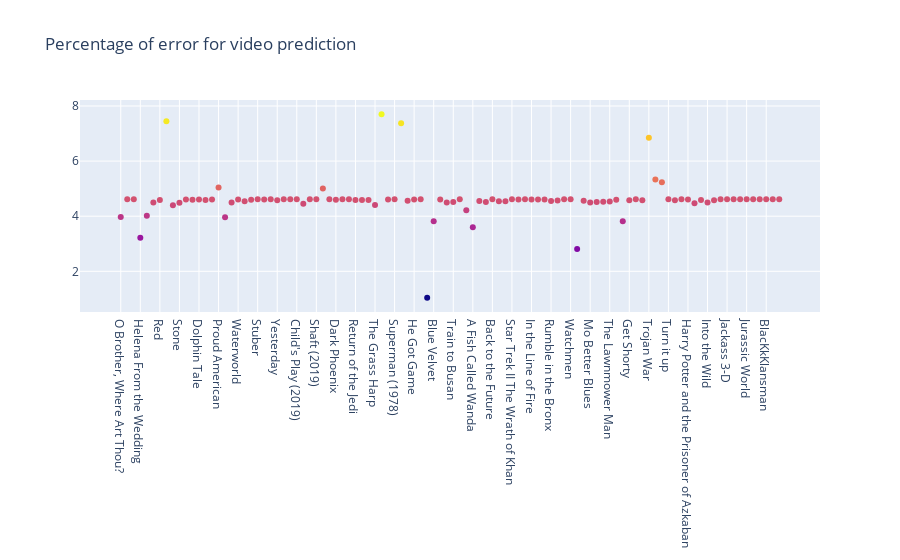

The cell this chart's notebook holds for it:
### Code cell
#Percentage of error for video prediction
g4_result_final['video_rmse_pre'] = mean_absolute_percentage_error(g4_result_final["ground_truth"], g4_result_final["video_prediction"])
fig = go.Figure(data=go.Scatter(x=g4_result_final["name"],
                                y=g4_result_final['video_rmse_pre'],
                                mode='markers',
                                marker_color=g4_result_final['video_rmse_pre'],
                                text=g4_result_final["name"])) # hover text goes here(movie_title)

fig.update_layout(title='Percentage of error for video prediction')
fig.show()

### Figure 1 — Plotly figure (JSON) as saved in the notebook; plotly's stock layout.template omitted (floating-point values rounded to 4 significant figures)
{"data": [{"marker": {"color": [3.975, 4.615, 4.615, 3.219, 4.013, 4.499, 4.587, 7.443, 4.393, 4.49, 4.607, 4.599, 4.603, 4.591, 4.61, 5.045, 3.958, 4.499, 4.607, 4.545, 4.593, 4.611, 4.608, 4.615, 4.582, 4.615, 4.614, 4.615, 4.456, 4.615, 4.615, 5.005, 4.615, 4.596, 4.615, 4.612, 4.591, 4.591, 4.593, 4.402, 7.696, 4.61, 4.614, 7.37, 4.565, 4.606, 4.614, 1.044, 3.817, 4.604, 4.502, 4.517, 4.615, 4.22, 3.6, 4.549, 4.514, 4.615, 4.542, 4.539, 4.614, 4.606, 4.615, 4.61, 4.609, 4.603, 4.552, 4.571, 4.615, 4.614, 2.808, 4.558, 4.499, 4.512, 4.525, 4.534, 4.593, 3.815, 4.577, 4.614, 4.583, 6.849, 5.328, 5.234, 4.612, 4.58, 4.614, 4.606, 4.47, 4.592, 4.498, 4.583, 4.615, 4.615, 4.615, 4.615, 4.615, 4.615, 4.615, 4.615, 4.615, 4.615]}, "mode": "markers", "text": ["O Brother, Where Art Thou?", "The Twilight Saga: Breaking Dawn Part 1", "The Twilight Saga: Breaking Dawn Part 2", "Helena From the Wedding", "Monsters", "Catfish", "Red", "Freakonomics", "The Warrior's Way", "Stone", "Frankenweenie", "John Carter", "Dolphin Tale", "Penguins of Madagascar", "Minions", "Proud American", "Edmond", "Tootsie", "Waterworld", "The Lion King (2019)", "Crawl", "Stuber", "Midsommar", "Spider-Man: Far from Home", "Yesterday", "Annabelle Comes Home", "Toy Story 4", "Child's Play (2019)", "Anna (2019)", "Men in Black International", "Shaft (2019) ", "Late Night", "The Secret Life of Pets 2", "Dark Phoenix", "Godzilla:King of the Monsters", "Rocketman", "Return of the Jedi", "Indiana Jones and the Temple of Doom", "The Idolmaker", "The Grass Harp", "The Grand", "Jaws", "Superman (1978)", "Clerks", "Juice", "He Got Game", "White Men Can't Jump", "Mulholland Drive", "Blue Velvet", "Once Upon a Time in Hollywood", "The Big Lebowski", "Train to Busan", "Pride and Prejudice and Zombies", "Dead Poets Society", "A Fish Called Wanda", "The Witches of Eastwick", "Ferris Bueller's Day Off", "Back to the Future", "Police Academy", "Trading Places", "Star Trek II The Wrath of Khan", "The Blues Brothers", "V For Vendetta", "In the Line of Fire", "Us", "The Forbidden Kingdom", "Rumble in the Bronx", "Machete", "Beverly Hills Cop", "Watchmen", "Jackie Brown", "Zombieland", "Mo Better Blues", "Thelma and Louise", "New Jack City", "The Lawnmower Man", "Schindler's List", "Four Weddings and a Funeral", "Get Shorty", "Jerry Maguire", "Welcome to Sarajevo", "Trojan War", "The Gingerbread Man", "Tumbleweeds", "Turn it up", "The Adventures of Pluto Nash", "The Lord of the Rings: The Return of the King", "Harry Potter and the Prisoner of Azkaban", "Stay", "Fast Food Nation", "Into the Wild", "The Wrestler", "Slumdog Millionaire", "Jackass 3-D", "Skyfall", "The Hunger Games: Mocking Jay - Part 1", "Jurassic World", "Shut In", "Molly's Game", "BlacKkKlansman", "Peter Rabbit", "Replicas"], "type": "scatter", "x": ["O Brother, Where Art Thou?", "The Twilight Saga: Breaking Dawn Part 1", "The Twilight Saga: Breaking Dawn Part 2", "Helena From the Wedding", "Monsters", "Catfish", "Red", "Freakonomics", "The Warrior's Way", "Stone", "Frankenweenie", "John Carter", "Dolphin Tale", "Penguins of Madagascar", "Minions", "Proud American", "Edmond", "Tootsie", "Waterworld", "The Lion King (2019)", "Crawl", "Stuber", "Midsommar", "Spider-Man: Far from Home", "Yesterday", "Annabelle Comes Home", "Toy Story 4", "Child's Play (2019)", "Anna (2019)", "Men in Black International", "Shaft (2019) ", "Late Night", "The Secret Life of Pets 2", "Dark Phoenix", "Godzilla:King of the Monsters", "Rocketman", "Return of the Jedi", "Indiana Jones and the Temple of Doom", "The Idolmaker", "The Grass Harp", "The Grand", "Jaws", "Superman (1978)", "Clerks", "Juice", "He Got Game", "White Men Can't Jump", "Mulholland Drive", "Blue Velvet", "Once Upon a Time in Hollywood", "The Big Lebowski", "Train to Busan", "Pride and Prejudice and Zombies", "Dead Poets Society", "A Fish Called Wanda", "The Witches of Eastwick", "Ferris Bueller's Day Off", "Back to the Future", "Police Academy", "Trading Places", "Star Trek II The Wrath of Khan", "The Blues Brothers", "V For Vendetta", "In the Line of Fire", "Us", "The Forbidden Kingdom", "Rumble in the Bronx", "Machete", "Beverly Hills Cop", "Watchmen", "Jackie Brown", "Zombieland", "Mo Better Blues", "Thelma and Louise", "New Jack City", "The Lawnmower Man", "Schindler's List", "Four Weddings and a Funeral", "Get Shorty", "Jerry Maguire", "Welcome to Sarajevo", "Trojan War", "The Gingerbread Man", "Tumbleweeds", "Turn it up", "The Adventures of Pluto Nash", "The Lord of the Rings: The Return of the King", "Harry Potter and the Prisoner of Azkaban", "Stay", "Fast Food Nation", "Into the Wild", "The Wrestler", "Slumdog Millionaire", "Jackass 3-D", "Skyfall", "The Hunger Games: Mocking Jay - Part 1", "Jurassic World", "Shut In", "Molly's Game", "BlacKkKlansman", "Peter Rabbit", "Replicas"], "y": [3.975, 4.615, 4.615, 3.219, 4.013, 4.499, 4.587, 7.443, 4.393, 4.49, 4.607, 4.599, 4.603, 4.591, 4.61, 5.045, 3.958, 4.499, 4.607, 4.545, 4.593, 4.611, 4.608, 4.615, 4.582, 4.615, 4.614, 4.615, 4.456, 4.615, 4.615, 5.005, 4.615, 4.596, 4.615, 4.612, 4.591, 4.591, 4.593, 4.402, 7.696, 4.61, 4.614, 7.37, 4.565, 4.606, 4.614, 1.044, 3.817, 4.604, 4.502, 4.517, 4.615, 4.22, 3.6, 4.549, 4.514, 4.615, 4.542, 4.539, 4.614, 4.606, 4.615, 4.61, 4.609, 4.603, 4.552, 4.571, 4.615, 4.614, 2.808, 4.558, 4.499, 4.512, 4.525, 4.534, 4.593, 3.815, 4.577, 4.614, 4.583, 6.849, 5.328, 5.234, 4.612, 4.58, 4.614, 4.606, 4.47, 4.592, 4.498, 4.583, 4.615, 4.615, 4.615, 4.615, 4.615, 4.615, 4.615, 4.615, 4.615, 4.615]}], "layout": {"title": {"text": "Percentage of error for video prediction"}}}
